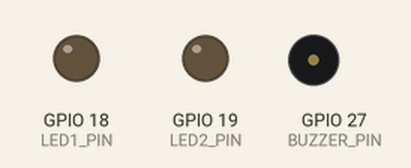
This program was run on a simulated ESP32. Shown: output pins drawn as LEDs (lit = HIGH), buzzer (waves = sounding).

Above: at 0.0 s.
At 1.65 s:
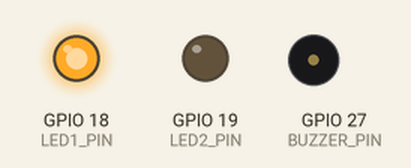
At 2.85 s:
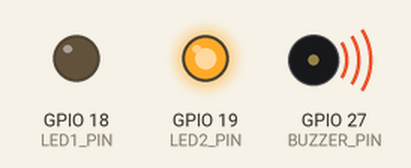
At 4.95 s:
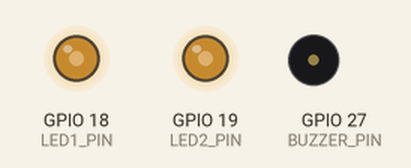
At 9.77 s:
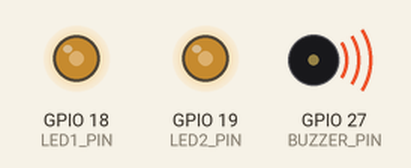
At 19.7 s:
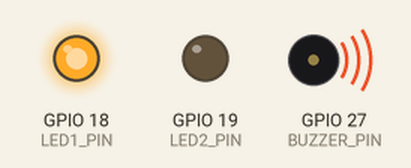
Timing chart, 0 to 19.7 s (numbered marks = the images above):
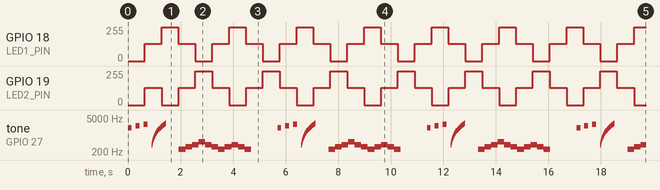

Measured:
- by itself, GPIO 18 (LED1_PIN): repeats every 2.6 s: 255/255 0.64 s, 128/255 0.65 s, 0/255 0.65 s, 128/255 0.64 s
- by itself, GPIO 19 (LED2_PIN): repeats every 2.6 s: 0/255 0.65 s, 128/255 0.64 s, 255/255 0.64 s, 128/255 0.65 s
- by itself, tone on GPIO 27 (BUZZER_PIN): plays 2000 Hz for 0.15 s, 2400 Hz for 0.15 s, 2800 Hz for 0.15 s, 400 Hz for 0.02 s, 500 Hz for 0.02 s, 600 Hz for 0.02 s … (156 notes in this stretch)

The program:

main.cpp
```cpp
#include <Arduino.h>

// ---------- Buzzer ----------
#define BUZZER_PIN  27
#define PWM_CH      0
#define FREQ        2000
#define RESOLUTION  10

// ---------- LED1 ----------
#define LED1_PIN 18
#define PWM1_CH 1
#define FREQ1 5000
#define RES1 8

// ---------- LED2 ----------
#define LED2_PIN 19
#define PWM2_CH 2
#define FREQ2 2000
#define RES2 8

// --- LED Task Function ---
void ledTask(void *parameter) {
  while (true) {
    // LED1 fade in/out
    for (int d = 0; d <= 255; d++) {
      ledcWrite(PWM1_CH, d);
      ledcWrite(PWM2_CH, 255 - d);  // opposite effect
      delay(5);
    }
    for (int d = 255; d >= 0; d--) {
      ledcWrite(PWM1_CH, d);
      ledcWrite(PWM2_CH, 255 - d);
      delay(5);
    }
  }
}

// --- Buzzer Task Function ---
void buzzerTask(void *parameter) {
  while (true) {
    // 1. Beep pattern
    for (int i = 0; i < 3; i++) {
      ledcWriteTone(PWM_CH, 2000 + i * 400);
      delay(150);
      ledcWrite(PWM_CH, 0);
      delay(150);
    }

    // 2. Frequency sweep
    for (int f = 400; f <= 3000; f += 100) {
      ledcWriteTone(PWM_CH, f);
      delay(20);
    }
    ledcWrite(PWM_CH, 0);
    delay(500);

    // 3. Melody
    int melody[] = {262, 330, 392, 523, 392, 330, 262, 330, 392, 330, 262};
    for (int i = 0; i < 11; i++) {
      ledcWriteTone(PWM_CH, melody[i]);
      delay(250);
    }

    ledcWrite(PWM_CH, 0);  // stop buzzer for a short break
    delay(1000);
  }
}

void setup() {
  // --- Setup PWM channels ---
  ledcSetup(PWM_CH, FREQ, RESOLUTION);
  ledcAttachPin(BUZZER_PIN, PWM_CH);

  ledcSetup(PWM1_CH, FREQ1, RES1);
  ledcAttachPin(LED1_PIN, PWM1_CH);

  ledcSetup(PWM2_CH, FREQ2, RES2);
  ledcAttachPin(LED2_PIN, PWM2_CH);

  // --- Create two concurrent tasks ---
  xTaskCreatePinnedToCore(
    ledTask,      // Task function
    "LED Task",   // Name
    2048,         // Stack size
    NULL,         // Parameter
    1,            // Priority
    NULL,         // Task handle
    1             // Run on core 1
  );

  xTaskCreatePinnedToCore(
    buzzerTask,   // Task function
    "Buzzer Task",
    2048,
    NULL,
    1,
    NULL,
    0             // Run on core 0
  );
}

void loop() {
  // Empty — tasks handle everything
}
```
